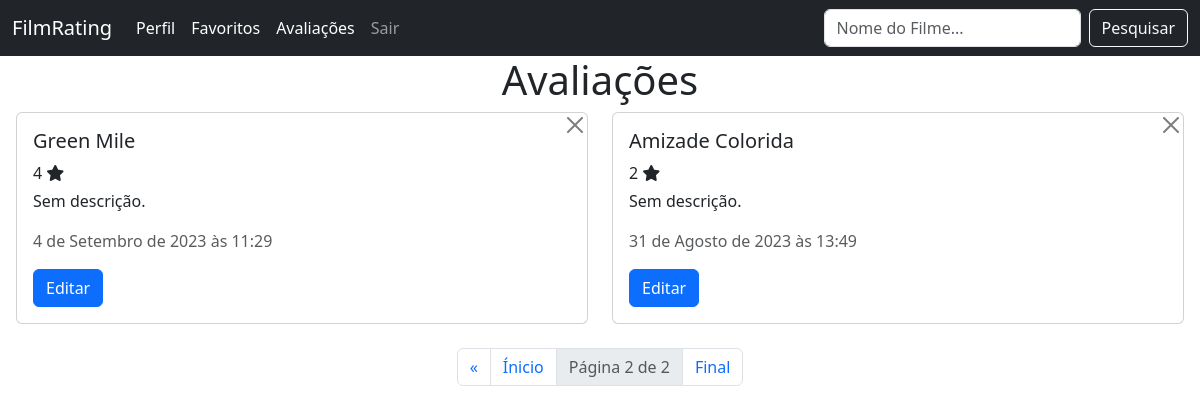
Page /rating/rated_films/?page=2 (signed in) on the committed database.
### filmRating/models/Rating.py (models this page shows, shortened)
class Rating(models.Model):
    user = models.ForeignKey(User, on_delete=models.CASCADE, related_name="ratings")
    film_rated = models.ForeignKey(
        Film, on_delete=models.CASCADE, related_name="ratings"
    )
    value = models.IntegerField(
        validators=[
            MaxValueValidator(5),
            MinValueValidator(0),
        ]
    )
    description = models.TextField(null=True, blank=True)
    created_at = models.DateTimeField(auto_now_add=True)
    updated_at = models.DateTimeField(auto_now=True)

### filmRating/models/Film.py (models this page shows, shortened)
class Film(models.Model):
    owner = models.ForeignKey(
        User, on_delete=models.CASCADE, related_name="films_created"
    )
    name = models.CharField(max_length=50)
    description = models.TextField(blank=True, null=True)
    img = models.ImageField(null=True, blank=True)
    category = models.ManyToManyField(Category, related_name="films_categories")
    created_at = models.DateTimeField(auto_now_add=True)
    updated_at = models.DateTimeField(auto_now=True)
    def __str__(self):
        return f"{self.name}"

### filmRating/views/RatingViews.py (the view)
@login_required
def rated_films_view(request):
    ratings = Rating.objects.filter(user=request.user).order_by("-created_at").all()
    if len(ratings) > 0:
        paginator = Paginator(ratings, 4)
        page = request.GET.get("page")
        ratings = paginator.get_page(page)
    context = {
        "ratings": ratings,
    }
    return render(request, "ratings/rated_films.html", context=context, status=200)

### filmRating/templates/ratings/rated_films.html (shortened to what this page needs)
{% extends "base.html" %}
{% block content %}
    <h1 class="text-center">Avaliações</h1>
    <div class="row ms-1 me-1 mt-2">
        {% for rating in ratings %}
            <div class="col-sm-6 mb-2">
                <div class="card">
                    <div class="card-body">
                        <a href={% url "remove-rating" rating.film_rated.id %}>
                            <button type="button"
                                    class="btn-close position-absolute top-0 end-0"
                                    aria-label="Close"></button>
                        </a>
                        <h5 class="card-title">{{ rating.film_rated | title }}</h5>
                        <p class="card-text mb-1">
                            {{ rating.value }} <i class="fa-sharp fa-solid fa-star"></i>
                        </p>
                        <p class="card-text">{{ rating.description | default:"Sem descrição." | slice:30 }}</p>
                        <p class="card-text text-muted">{{ rating.updated_at }}</p>
                        <a href="{% url "add-rating" rating.film_rated.id %}"
                           class="btn btn-primary">Editar</a>
                    </div>
                </div>
            </div>
        {% endfor %}
    </div>
    {% if ratings.paginator.num_pages > 1 %}
        <nav aria-label="Page navigation example">
            <ul class="pagination justify-content-center mt-3">
                {% if ratings.has_previous %}
                    <li class="page-item">
                        <a class="page-link"
                           href="?page={{ films.previous_page_number }}&{{ parameters }}"
                           aria-label="Previous">
                            <span aria-hidden="true">&laquo;</span>
                        </a>
                    </li>
                {% endif %}
                <li class="page-item">
                    <a class="page-link" href="?page=1">Ínicio</a>
                </li>
                <li class="page-item disabled">
                    <a class="page-link" href="">Página {{ ratings.number }} de {{ ratings.paginator.num_pages }}</a>
                </li>
                <li class="page-item">
                    <a class="page-link" href="?page={{ ratings.paginator.num_pages }}">Final</a>
                </li>
            </ul>
        </nav>
    {% endif %}
{% endblock %}

### rows in the picture
Rating: film_rated "Green Mile", value "4", description "Sem descrição.", updated_at "4 de Setembro de 2023 às 11:29"
Rating: film_rated "Amizade Colorida", value "2", description "Sem descrição.", updated_at "31 de Agosto de 2023 às 13:49"

### other values in the picture
{{ ratings.number }} "2"
{{ ratings.paginator.num_pages }} "2"
